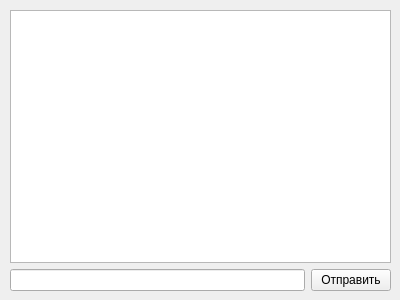
<?xml version="1.0" encoding="UTF-8"?>
<ui version="4.0">
 <class>Form</class>
 <widget class="QWidget" name="Form">
  <property name="geometry">
   <rect>
    <x>0</x>
    <y>0</y>
    <width>400</width>
    <height>300</height>
   </rect>
  </property>
  <property name="windowTitle">
   <string>Form</string>
  </property>
  <widget class="QWidget" name="">
   <property name="geometry">
    <rect>
     <x>10</x>
     <y>10</y>
     <width>381</width>
     <height>281</height>
    </rect>
   </property>
   <layout class="QGridLayout" name="gridLayout">
    <item row="0" column="0" colspan="2">
     <widget class="QTextBrowser" name="textBrowser"/>
    </item>
    <item row="1" column="0">
     <widget class="QLineEdit" name="lineEdit"/>
    </item>
    <item row="1" column="1">
     <widget class="QPushButton" name="pushButton">
      <property name="text">
       <string>Отправить</string>
      </property>
     </widget>
    </item>
   </layout>
  </widget>
 </widget>
 <resources/>
 <connections/>
</ui>
